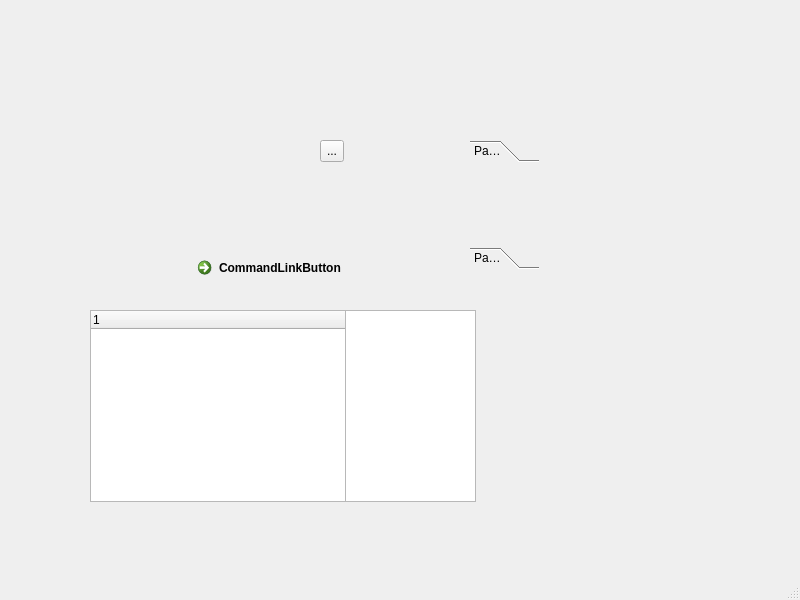
<?xml version="1.0" encoding="UTF-8"?>
<ui version="4.0">
 <class>MainWindow</class>
 <widget class="QMainWindow" name="MainWindow">
  <property name="geometry">
   <rect>
    <x>0</x>
    <y>0</y>
    <width>800</width>
    <height>600</height>
   </rect>
  </property>
  <property name="windowTitle">
   <string>MainWindow</string>
  </property>
  <widget class="QWidget" name="centralwidget">
   <widget class="QToolButton" name="toolButton">
    <property name="geometry">
     <rect>
      <x>320</x>
      <y>140</y>
      <width>24</width>
      <height>22</height>
     </rect>
    </property>
    <property name="text">
     <string>...</string>
    </property>
   </widget>
   <widget class="QCommandLinkButton" name="commandLinkButton">
    <property name="geometry">
     <rect>
      <x>190</x>
      <y>250</y>
      <width>186</width>
      <height>41</height>
     </rect>
    </property>
    <property name="text">
     <string>CommandLinkButton</string>
    </property>
   </widget>
   <widget class="QUndoView" name="undoView">
    <property name="geometry">
     <rect>
      <x>220</x>
      <y>310</y>
      <width>256</width>
      <height>192</height>
     </rect>
    </property>
   </widget>
   <widget class="QTreeWidget" name="treeWidget">
    <property name="geometry">
     <rect>
      <x>90</x>
      <y>310</y>
      <width>256</width>
      <height>192</height>
     </rect>
    </property>
    <column>
     <property name="text">
      <string notr="true">1</string>
     </property>
    </column>
   </widget>
   <widget class="QToolBox" name="toolBox">
    <property name="geometry">
     <rect>
      <x>470</x>
      <y>140</y>
      <width>69</width>
      <height>129</height>
     </rect>
    </property>
    <property name="currentIndex">
     <number>0</number>
    </property>
    <widget class="QWidget" name="page">
     <property name="geometry">
      <rect>
       <x>0</x>
       <y>0</y>
       <width>69</width>
       <height>69</height>
      </rect>
     </property>
     <attribute name="label">
      <string>Page 1</string>
     </attribute>
    </widget>
    <widget class="QWidget" name="page_2">
     <property name="geometry">
      <rect>
       <x>0</x>
       <y>0</y>
       <width>69</width>
       <height>69</height>
      </rect>
     </property>
     <attribute name="label">
      <string>Page 2</string>
     </attribute>
    </widget>
   </widget>
  </widget>
  <widget class="QMenuBar" name="menubar">
   <property name="geometry">
    <rect>
     <x>0</x>
     <y>0</y>
     <width>800</width>
     <height>22</height>
    </rect>
   </property>
  </widget>
  <widget class="QStatusBar" name="statusbar"/>
 </widget>
 <resources/>
 <connections/>
</ui>
